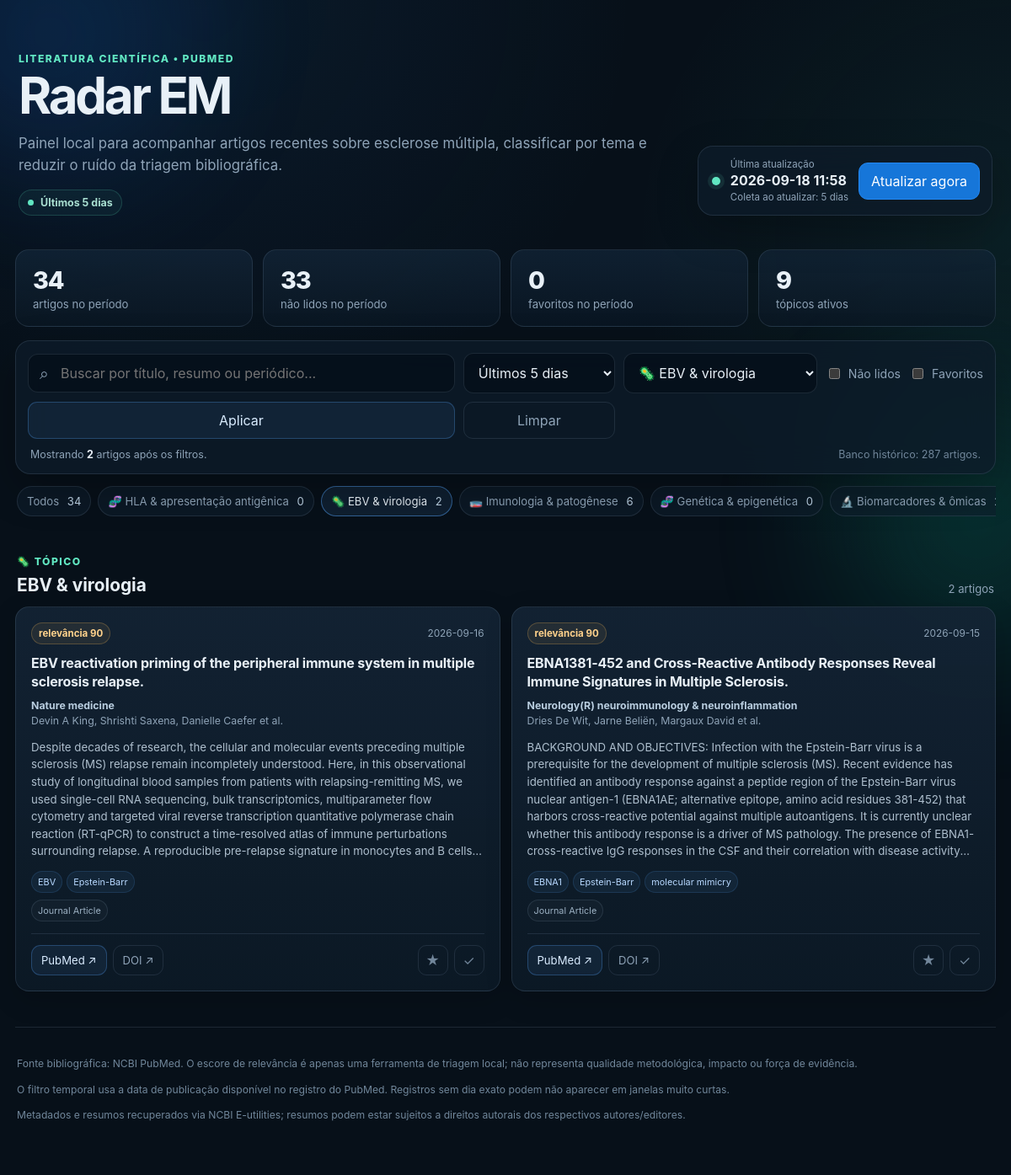
The page /?topic=ebv_virology&days=5 on the database its author committed.
### tables this page shows
CREATE TABLE runs (
    id INTEGER PRIMARY KEY AUTOINCREMENT,
    started_at TEXT NOT NULL,
    finished_at TEXT,
    status TEXT NOT NULL,
    query TEXT NOT NULL,
    days INTEGER NOT NULL,
    articles_seen INTEGER NOT NULL DEFAULT 0,
    inserted INTEGER NOT NULL DEFAULT 0,
    updated INTEGER NOT NULL DEFAULT 0,
    error TEXT NOT NULL DEFAULT ''
);

CREATE TABLE articles (
    pmid TEXT PRIMARY KEY,
    doi TEXT NOT NULL DEFAULT '',
    pmc_id TEXT NOT NULL DEFAULT '',
    title TEXT NOT NULL,
    abstract TEXT NOT NULL DEFAULT '',
    journal TEXT NOT NULL DEFAULT '',
    pub_date TEXT NOT NULL DEFAULT '',
    authors_json TEXT NOT NULL DEFAULT '[]',
    publication_types_json TEXT NOT NULL DEFAULT '[]',
    mesh_terms_json TEXT NOT NULL DEFAULT '[]',
    keywords_json TEXT NOT NULL DEFAULT '[]',

    primary_topic TEXT NOT NULL DEFAULT 'general',
    topic_scores_json TEXT NOT NULL DEFAULT '{}',
    matched_keywords_json TEXT NOT NULL DEFAULT '{}',
    relevance_score REAL NOT NULL DEFAULT 0,

    is_favorite INTEGER NOT NULL DEFAULT 0,
    is_read INTEGER NOT NULL DEFAULT 0,

    first_seen_at TEXT NOT NULL,
    last_seen_at TEXT NOT NULL
);

### app.py (the view, shortened to what this page needs)
@app.get("/")
def index():
    topic = request.args.get("topic", "").strip()
    search = request.args.get("q", "").strip()
    favorites_only = request.args.get("favorites") == "1"
    unread_only = request.args.get("unread") == "1"
    selected_days, days_arg = _parse_days(request.args.get("days"))
    topics = load_topics(TOPICS_PATH)
    topic_by_id = {item["id"]: item for item in topics}
    if topic and topic not in topic_by_id and topic != "general":
        topic = ""
    articles = repo.list_articles(
        topic=topic,
        search=search,
        favorites_only=favorites_only,
        unread_only=unread_only,
        days=selected_days,
    )
    stats = repo.stats(days=selected_days)
    grouped = defaultdict(list)
    for article in articles:
        grouped[article["primary_topic"]].append(article)
    ordered_groups = []
    for topic_item in topics:
        topic_id = topic_item["id"]
        if grouped.get(topic_id):
            ordered_groups.append((topic_item, grouped[topic_id]))
    update_days = selected_days if selected_days is not None else LOOKBACK_DAYS
    return render_template(
        "index.html",
        topics=topics,
        topic_by_id=topic_by_id,
        groups=ordered_groups,
        stats=stats,
        visible_count=len(articles),
        selected_topic=topic,
        search=search,
        favorites_only=favorites_only,
        unread_only=unread_only,
        selected_days=selected_days,
        selected_days_arg=days_arg,
        period_label=_period_label(selected_days),
        period_options=PERIOD_OPTIONS,
        update_days=update_days,
        lookback_days=LOOKBACK_DAYS,
    )

### app.py (called while the page is built)
def _parse_days(value: str | None) -> tuple[int | None, str]:
    raw = (value or str(DEFAULT_VIEW_DAYS)).strip().lower()
    if raw == "all":
        return None, "all"
    try:
        days = int(raw)
    except (TypeError, ValueError):
        days = DEFAULT_VIEW_DAYS
    days = max(1, min(days, 3650))
    return days, str(days)

def _period_label(selected_days: int | None) -> str:
    if selected_days is None:
        return "Todo o período"
    for value, label in PERIOD_OPTIONS:
        if value == selected_days:
            return label
    return f"Últimos {selected_days} dias"

### radar/classifier.py (called while the page is built)
def load_topics(path: Path) -> list[dict[str, Any]]:
    data = yaml.safe_load(path.read_text(encoding="utf-8"))
    return data["topics"]

### radar/db.py (called while the page is built)
def _period_filter(days: int | None) -> tuple[str, list[object]]:
    if days is None:
        return "", []
    safe_days = max(1, min(int(days), 3650))
    cutoff = date.today() - timedelta(days=safe_days - 1)
    return "pub_date >= ?", [cutoff.isoformat()]

def _decode_row(row: sqlite3.Row) -> dict:
    data = dict(row)
    for col in [
        "authors_json",
        "publication_types_json",
        "mesh_terms_json",
        "keywords_json",
        "topic_scores_json",
        "matched_keywords_json",
    ]:
        data[col[:-5]] = json.loads(data.pop(col) or "[]")
    data["is_favorite"] = bool(data["is_favorite"])
    data["is_read"] = bool(data["is_read"])
    data["pubmed_url"] = f"https://pubmed.ncbi.nlm.nih.gov/{data['pmid']}/"
    data["doi_url"] = f"https://doi.org/{data['doi']}" if data["doi"] else ""
    return data

    @contextmanager
    def connect(self):
        conn = sqlite3.connect(self.db_path)
        conn.row_factory = sqlite3.Row
        try:
            yield conn
            conn.commit()
        finally:
            conn.close()

### templates/index.html (shortened to what this page needs)
{% extends "base.html" %}
{% block content %}
<header class="hero">
  <div>
    <div class="eyebrow">LITERATURA CIENTÍFICA • PUBMED</div>
    <h1>Radar EM</h1>
    <p class="hero-copy">
      Painel local para acompanhar artigos recentes sobre esclerose múltipla,
      classificar por tema e reduzir o ruído da triagem bibliográfica.
    </p>
    <div class="period-badge" aria-label="Período atualmente exibido">
      <span class="period-badge-dot"></span>
      {{ period_label }}
    </div>
  </div>
  <div class="update-box">
    <div class="status-dot"></div>
    <div>
      <div class="small-label">Última atualização</div>
      <strong>
        {% if stats.last_run %}
          {{ stats.last_run.finished_at[:16].replace("T", " ") }}
        {% else %}
          ainda não executada
        {% endif %}
      </strong>
      <div class="small-label update-window">Coleta ao atualizar: {{ update_days }} dia{% if update_days != 1 %}s{% endif %}</div>
    </div>
    <button id="updateButton" class="button primary" data-days="{{ update_days }}">
      Atualizar agora
    </button>
  </div>
</header>
<section class="stats" aria-label="Resumo do período">
  <article class="stat">
    <span class="stat-number">{{ stats.total }}</span>
    <span class="stat-label">artigos no período</span>
  </article>
  <article class="stat">
    <span class="stat-number">{{ stats.unread }}</span>
    <span class="stat-label">não lidos no período</span>
  </article>
  <article class="stat">
    <span class="stat-number">{{ stats.favorites }}</span>
    <span class="stat-label">favoritos no período</span>
  </article>
  <article class="stat">
    <span class="stat-number">{{ stats.by_topic|length }}</span>
    <span class="stat-label">tópicos ativos</span>
  </article>
</section>
<section class="toolbar panel">
  <form method="get" class="filter-form">
    <div class="search-wrap">
      <span class="search-icon">⌕</span>
      <input
        type="search"
        name="q"
        value="{{ search }}"
        placeholder="Buscar por título, resumo ou periódico..."
        aria-label="Buscar artigos"
      >
    </div>
    <select id="periodSelect" name="days" aria-label="Filtrar por período">
      {% for value, label in period_options %}
        <option value="{{ 'all' if value is none else value }}" {% if selected_days == value %}selected{% endif %}>
          {{ label }}
        </option>
      {% endfor %}
    </select>
    <select name="topic" aria-label="Filtrar por tópico">
      {% for t in topics %}
        <option value="{{ t.id }}" {% if selected_topic == t.id %}selected{% endif %}>
          {{ t.icon }} {{ t.label }}
        </option>
      {% endfor %}
    </select>
    <label class="check">
      <input type="checkbox" name="unread" value="1" {% if unread_only %}checked{% endif %}>
      Não lidos
    </label>
    <label class="check">
      <input type="checkbox" name="favorites" value="1" {% if favorites_only %}checked{% endif %}>
      Favoritos
    </label>
    <button class="button" type="submit">Aplicar</button>
    <a class="button ghost" href="{{ url_for('reset_filters') }}">Limpar</a>
  </form>
  <div class="filter-summary">
    <span>
      Mostrando <strong>{{ visible_count }}</strong>
      {% if visible_count == 1 %}artigo{% else %}artigos{% endif %}
      {% if visible_count != stats.total %}após os filtros{% else %}neste período{% endif %}.
    </span>
    {% if stats.all_time_total != stats.total %}
      <span class="filter-summary-muted">Banco histórico: {{ stats.all_time_total }} artigos.</span>
    {% endif %}
  </div>
</section>
<nav class="topic-strip" aria-label="Tópicos">
  <a
    class="topic-pill {% if not selected_topic %}active{% endif %}"
    href="{{ url_for('index', days=selected_days_arg, q=search or None, favorites='1' if favorites_only else None, unread='1' if unread_only else None) }}"
  >
    Todos <span>{{ stats.total }}</span>
  </a>
  {% for t in topics %}
    {% set count = stats.by_topic.get(t.id, 0) %}
    <a
      class="topic-pill {% if selected_topic == t.id %}active{% endif %}"
      href="{{ url_for('index', topic=t.id, days=selected_days_arg, q=search or None, favorites='1' if favorites_only else None, unread='1' if unread_only else None) }}"
    >
      {{ t.icon }} {{ t.label }} <span>{{ count }}</span>
    </a>
  {% endfor %}
  {% set general_count = stats.by_topic.get('general', 0) %}
</nav>
{% for topic, articles in groups %}
<section class="topic-section">
  <div class="section-heading">
    <div>
      <div class="eyebrow">{{ topic.icon }} TÓPICO</div>
      <h2>{{ topic.label }}</h2>
    </div>
    <div class="section-count">{{ articles|length }} artigo{% if articles|length != 1 %}s{% endif %}</div>
  </div>
  <div class="cards">
    {% for a in articles %}
    <article class="article-card {% if a.is_read %}is-read{% endif %}" data-pmid="{{ a.pmid }}">
      <div class="card-topline">
        <span class="score {% if a.relevance_score >= 80 %}score-high{% endif %}">
          relevância {{ "%.0f"|format(a.relevance_score) }}
        </span>
        <span class="date">{{ a.pub_date or "data não informada" }}</span>
      </div>
      <h3>{{ a.title }}</h3>
      <div class="meta">
        {% if a.journal %}<span class="journal">{{ a.journal }}</span>{% endif %}
        {% if a.authors %}
          <span>{{ a.authors[:3]|join(", ") }}{% if a.authors|length > 3 %} et al.{% endif %}</span>
        {% endif %}
      </div>
      {% if a.abstract %}
        <p class="abstract">{{ a.abstract }}</p>
      {% else %}
        <p class="abstract muted">Resumo não disponível no registro recuperado.</p>
      {% endif %}
      {% set hits = a.matched_keywords.get(a.primary_topic, []) %}
      {% if hits %}
      <div class="tags">
        {% for tag in hits[:6] %}
          <span>{{ tag }}</span>
        {% endfor %}
      </div>
      {% endif %}
      {% if a.publication_types %}
      <div class="types">
        {% for ptype in a.publication_types[:3] %}
          <span>{{ ptype }}</span>
        {% endfor %}
      </div>
      {% endif %}
      <div class="card-actions">
        <a class="button compact" href="{{ a.pubmed_url }}" target="_blank" rel="noopener">
          PubMed ↗
        </a>
        {% if a.doi_url %}
          <a class="button compact ghost" href="{{ a.doi_url }}" target="_blank" rel="noopener">
            DOI ↗
          </a>
        {% endif %}
        <button
          class="icon-button favorite {% if a.is_favorite %}active{% endif %}"
          data-action="favorite"
          title="Favoritar"
          aria-label="Favoritar artigo"
        >
          ★
        </button>
        <button
          class="icon-button read {% if a.is_read %}active{% endif %}"
          data-action="read"
          title="Marcar como lido"
          aria-label="Marcar como lido"
        >
          ✓
        </button>
      </div>
    </article>
    {% endfor %}
  </div>
</section>
{% endfor %}
<footer>
  <p>
    Fonte bibliográfica: NCBI PubMed. O escore de relevância é apenas uma ferramenta
    de triagem local; não representa qualidade metodológica, impacto ou força de evidência.
  </p>
  <p>
    O filtro temporal usa a data de publicação disponível no registro do PubMed.
    Registros sem dia exato podem não aparecer em janelas muito curtas.
  </p>
  <p>
    Metadados e resumos recuperados via NCBI E-utilities; resumos podem estar sujeitos
    a direitos autorais dos respectivos autores/editores.
  </p>
</footer>
{% endblock %}

### rows shown on the page
runs: last_run "2026-09-18 11:58"
articles: relevance_score "90", pub_date "2026-09-16", title "EBV reactivation priming of the peripheral immune system in multiple sclerosis relapse.", journal "Nature medicine", authors "Devin A King, Shrishti Saxena, Danielle Caefer", abstract "Despite decades of research, the cellular and molecular events preceding multiple sclerosis (MS) relapse remain incompletely understood. Here, in this observational study of longitudinal blood samples from patients with relapsing-remitting MS, we used single-cell RNA sequencing, bulk transcriptomics, multiparameter flow cytometry and targeted viral reverse transcription quantitative polymerase chain reaction (RT-qPCR) to construct a time-resolved atlas of immune perturbations surrounding relapse. A reproducible pre-relapse signature in monocytes and B…", 6 "EBV" "Epstein-Barr", 3 "Journal Article"
articles: relevance_score "90", pub_date "2026-09-15", title "EBNA1381-452 and Cross-Reactive Antibody Responses Reveal Immune Signatures in Multiple Sclerosis.", journal "Neurology(R) neuroimmunology & neuroinflammation", authors "Dries De Wit, Jarne Beliën, Margaux David", abstract "BACKGROUND AND OBJECTIVES: Infection with the Epstein-Barr virus is a prerequisite for the development of multiple sclerosis (MS). Recent evidence has identified an antibody response against a peptide region of the Epstein-Barr virus nuclear antigen-1 (EBNA1AE; alternative epitope, amino acid residues 381-452) that harbors cross-reactive potential against multiple autoantigens. It is currently unclear whether this antibody response is a driver of MS pathology. The presence of EBNA1-cross-reactive IgG responses in the CSF and their correlation with disease…", 6 "EBNA1" "Epstein-Barr" "molecular mimicry", 3 "Journal Article"

### other values the page prints
{{ period_label }} "Últimos 5 dias"
{{ update_days }} "5"
{{ stats.total }} "34"
{{ stats.unread }} "33"
{{ stats.favorites }} "0"
{{ stats.by_topic|length }} "9"
{{ visible_count }} "2"
{{ stats.all_time_total }} "287"
{{ t.icon }} "🧬" "🦠" "🧫" "🧬" "🔬"
{{ t.label }} "HLA & apresentação antigênica" "EBV & virologia" "Imunologia & patogênese" "Genética & epigenética" "Biomarcadores & ômicas"
{{ count }} "0" "2" "6" "0"
{{ topic.icon }} "🦠"
{{ topic.label }} "EBV & virologia"
{{ articles|length }} "2"
form field days "Últimos 5 dias"
